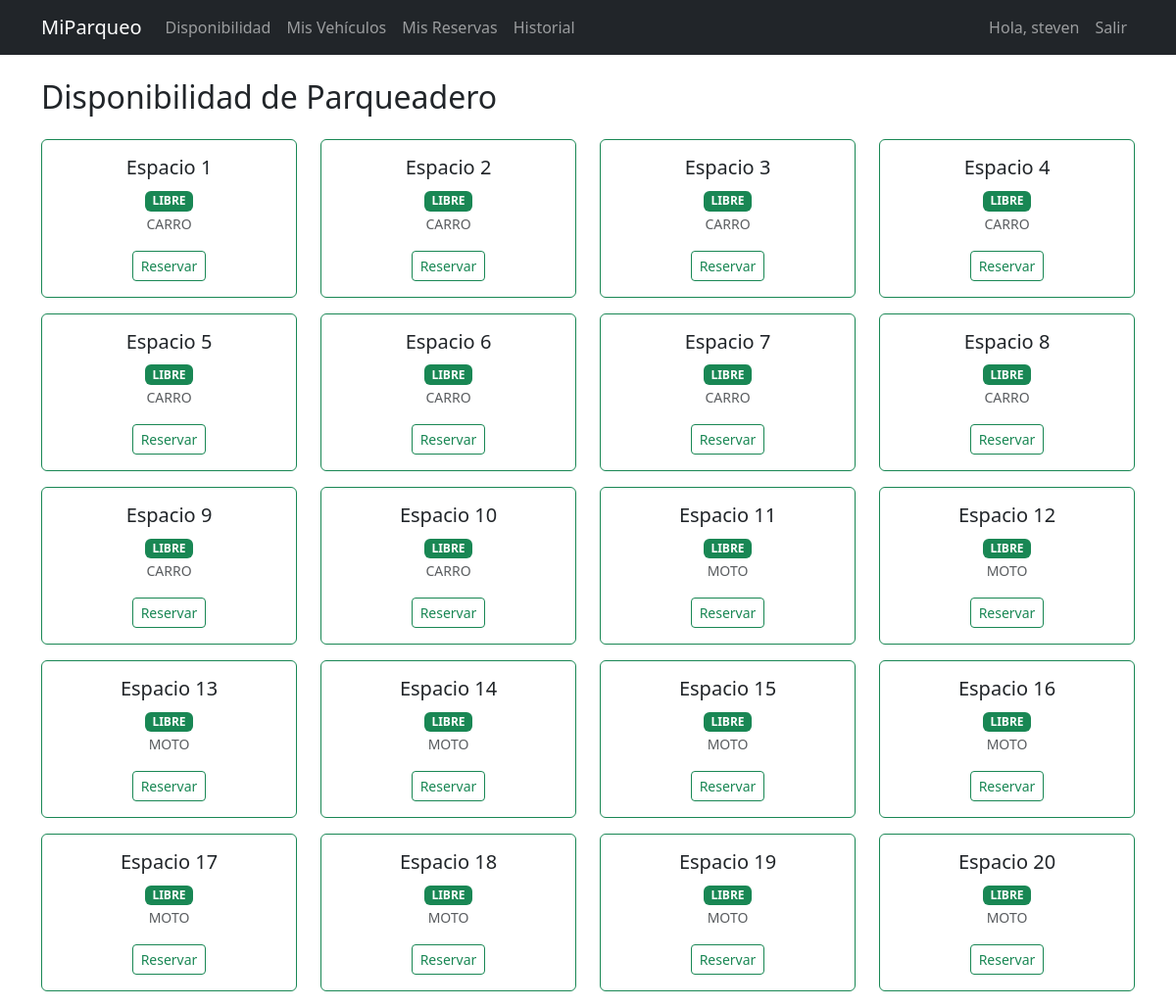
The page /cliente/disponibilidad/ (signed in) on the database its author committed.
### core/models.py (models this page shows, shortened)
class EspacioParqueadero(models.Model):
    TIPO_CHOICES = [
        ('CARRO', 'CARRO'),
        ('MOTO', 'MOTO'),
        ('DISCAPACIDAD', 'DISCAPACIDAD'),
    ]
    ESTADO_CHOICES = [
        ('LIBRE', 'LIBRE'),
        ('RESERVADO', 'RESERVADO'),
        ('OCUPADO', 'OCUPADO'),
        ('BLOQUEADO', 'BLOQUEADO'),
    ]
    numero = models.IntegerField(unique=True)
    tipo = models.CharField(max_length=20, choices=TIPO_CHOICES)
    estado = models.CharField(max_length=20, choices=ESTADO_CHOICES, default='LIBRE')

### core/views.py (the view)
# urls.py: path('cliente/disponibilidad/', views.disponibilidad, name='disponibilidad'),
@login_required
def disponibilidad(request):
    espacios = EspacioParqueadero.objects.all().order_by('numero')
    return render(request, 'cliente/disponibilidad.html', {'espacios': espacios})

### core/templates/cliente/disponibilidad.html
{% extends 'base.html' %}
{% block content %}
<h2 class="mb-4">Disponibilidad de Parqueadero</h2>
<div class="row">
    {% for espacio in espacios %}
    <div class="col-md-3 mb-3">
        <div
            class="card h-100 text-center {% if espacio.estado == 'LIBRE' %}border-success{% elif espacio.estado == 'OCUPADO' %}border-danger{% else %}border-warning{% endif %}">
            <div class="card-body">
                <h5 class="card-title">Espacio {{ espacio.numero }}</h5>
                <p class="card-text">
                    <span
                        class="badge {% if espacio.estado == 'LIBRE' %}bg-success{% elif espacio.estado == 'OCUPADO' %}bg-danger{% else %}bg-warning{% endif %}">
                        {{ espacio.estado }}
                    </span>
                    <br>
                    <small class="text-muted">{{ espacio.tipo }}</small>
                </p>
                {% if espacio.estado == 'LIBRE' %}
                <a href="{% url 'core:crear_reserva' %}?espacio_id={{ espacio.id }}"
                    class="btn btn-sm btn-outline-success">Reservar</a>
                {% else %}
                <button class="btn btn-sm btn-secondary" disabled>No Disponible</button>
                {% endif %}
            </div>
        </div>
    </div>
    {% endfor %}
</div>
{% endblock %}

### core/templates/base.html (shortened to what this page needs)
<!DOCTYPE html>
<html lang="es">
<head>
    <link href="https://cdn.jsdelivr.net/npm/bootstrap@5.3.0/dist/css/bootstrap.min.css" rel="stylesheet">
</head>
<body>
    <nav class="navbar navbar-expand-lg navbar-dark bg-dark mb-4">
        <div class="container">
            <a class="navbar-brand" href="{% url 'core:home' %}">MiParqueo</a>
            <div class="collapse navbar-collapse" id="navbarNav">
                <ul class="navbar-nav me-auto">
                    {% if user.is_authenticated %}
                    {% if user.is_superuser %}
                    <li class="nav-item"><a class="nav-link" href="/admin/">Admin</a></li>
                    {% else %}
                    <li class="nav-item"><a class="nav-link" href="{% url 'core:disponibilidad' %}">Disponibilidad</a>
                    </li>
                    <li class="nav-item"><a class="nav-link" href="{% url 'core:mis_vehiculos' %}">Mis Vehículos</a>
                    </li>
                    <li class="nav-item"><a class="nav-link" href="{% url 'core:reservas_activas' %}">Mis Reservas</a>
                    </li>
                    <li class="nav-item"><a class="nav-link" href="{% url 'core:historial' %}">Historial</a></li>
                    {% endif %}
                    {% endif %}
                </ul>
                <ul class="navbar-nav">
                    {% if user.is_authenticated %}
                    <li class="nav-item"><span class="nav-link">Hola, {{ user.username }}</span></li>
                    <li class="nav-item">
                        <form action="{% url 'core:logout' %}" method="post" class="d-inline">
                            <button type="submit" class="btn btn-link nav-link">Salir</button>
                        </form>
                    </li>
                    {% else %}
                    <li class="nav-item"><a class="nav-link" href="{% url 'core:login' %}">Ingresar</a></li>
                    {% endif %}
                </ul>
            </div>
        </div>
    </nav>
    <div class="container">
        {% block content %}{% endblock %}
    </div>
</body>
</html>

### rows shown on the page
EspacioParqueadero: numero "1", estado "LIBRE", tipo "CARRO"
EspacioParqueadero: numero "2", estado "LIBRE", tipo "CARRO"
EspacioParqueadero: numero "3", estado "LIBRE", tipo "CARRO"
EspacioParqueadero: numero "4", estado "LIBRE", tipo "CARRO"
EspacioParqueadero: numero "5", estado "LIBRE", tipo "CARRO"
EspacioParqueadero: numero "6", estado "LIBRE", tipo "CARRO"
EspacioParqueadero: numero "7", estado "LIBRE", tipo "CARRO"
EspacioParqueadero: numero "8", estado "LIBRE", tipo "CARRO"
EspacioParqueadero: numero "9", estado "LIBRE", tipo "CARRO"
EspacioParqueadero: numero "10", estado "LIBRE", tipo "CARRO"
EspacioParqueadero: numero "11", estado "LIBRE", tipo "MOTO"
EspacioParqueadero: numero "12", estado "LIBRE", tipo "MOTO"
EspacioParqueadero: numero "13", estado "LIBRE", tipo "MOTO"
EspacioParqueadero: numero "14", estado "LIBRE", tipo "MOTO"
EspacioParqueadero: numero "15", estado "LIBRE", tipo "MOTO"
EspacioParqueadero: numero "16", estado "LIBRE", tipo "MOTO"
EspacioParqueadero: numero "17", estado "LIBRE", tipo "MOTO"
EspacioParqueadero: numero "18", estado "LIBRE", tipo "MOTO"
EspacioParqueadero: numero "19", estado "LIBRE", tipo "MOTO"
EspacioParqueadero: numero "20", estado "LIBRE", tipo "MOTO"

### other values the page prints
{{ user.username }} "steven"
